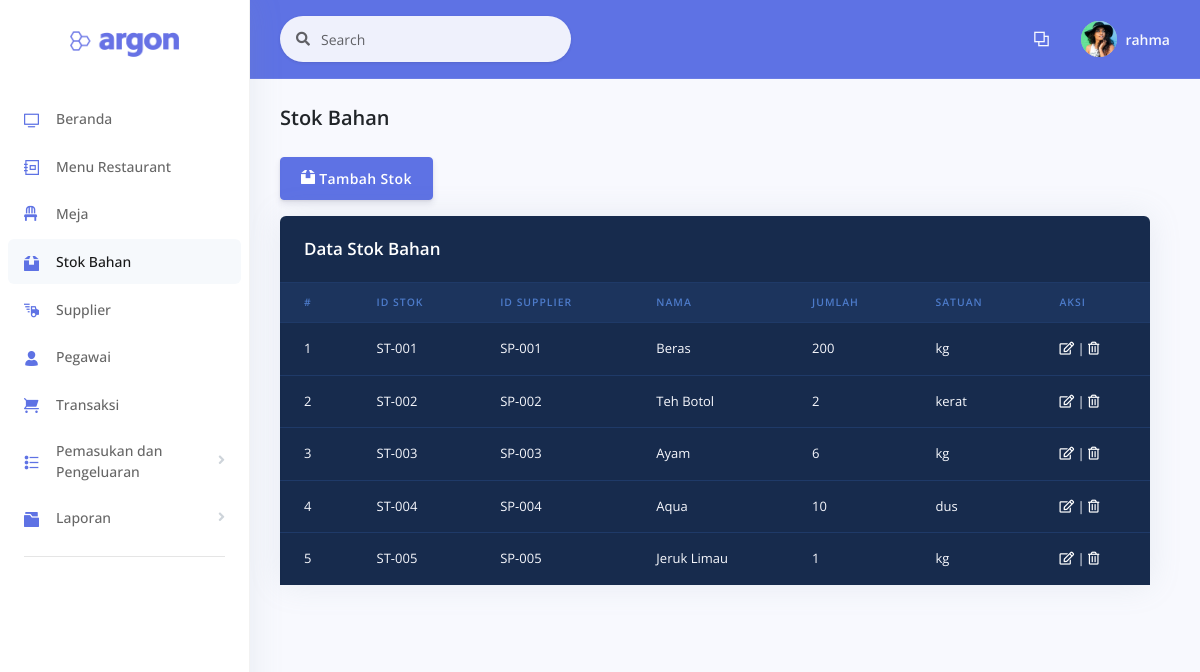
The page /examples/stok.php (signed in) on the database its author committed.
### tables this page shows
CREATE TABLE `stok` (
  `id_stok` varchar(7) NOT NULL,
  `id_supplier` varchar(8) NOT NULL,
  `nama_bahan` varchar(50) NOT NULL,
  `jumlah` int(11) NOT NULL,
  `satuan` varchar(10) NOT NULL
);

### examples/functions.php (called while the page is built, shortened)
<?php
function koneksi() {
	$conn = mysqli_connect("localhost", "root", "");
	mysqli_select_db($conn, "pw_restaurant");
	return $conn;
}
function query($sql) {
	$conn = koneksi();
	$result = mysqli_query($conn, "$sql");
	$rows = [];
	while ($row = mysqli_fetch_assoc($result)) {
		$rows[] = $row;
	}
	return $rows;
}
?>

### examples/stok.php (the view, shortened to what this page needs)
<?php
  require 'functions.php';
  $stok = query("SELECT * FROM stok");
?>
<!DOCTYPE html>
<html>
<head>
  <link rel="stylesheet" href="../assets/vendor/nucleo/css/nucleo.css" type="text/css">
  <link rel="stylesheet" href="../assets/vendor/@fortawesome/fontawesome-free/css/all.min.css" type="text/css">
  <link rel="stylesheet" href="../assets/css/argon.css?v=1.2.0" type="text/css">
  <link rel="stylesheet" href="../assets/css/style.css">
</head>
<body>
  <nav class="sidenav navbar navbar-vertical  fixed-left  navbar-expand-xs navbar-light bg-white" id="sidenav-main">
    <div class="scrollbar-inner">
      <div class="sidenav-header  align-items-center">
        <a class="navbar-brand" href="javascript:void(0)">
          <img src="../assets/img/brand/blue.png" class="navbar-brand-img" alt="...">
        </a>
      </div>
      <div class="navbar-inner">
        <div class="collapse navbar-collapse" id="sidenav-collapse-main">
          <ul class="navbar-nav">
            <li class="nav-item">
              <a class="nav-link" href="beranda.php">
                <i class="ni ni-tv-2 text-primary"></i>
                <span class="nav-link-text">Beranda</span>
              </a>
            </li>
            <li class="nav-item">
              <a class="nav-link" href="menu.php">
                <i class="ni ni-collection text-primary"></i>
                <span class="nav-link-text">Menu Restaurant</span>
              </a>
            </li>
            <li class="nav-item">
              <a class="nav-link" href="meja.php">
                <i class="fas fa-chair text-primary"></i>
                <span class="nav-link-text">Meja</span>
              </a>
            </li>
            <li class="nav-item">
              <a class="nav-link active" href="stok.php">
                <i class="ni ni-box-2 text-primary"></i>
                <span class="nav-link-text">Stok Bahan</span>
              </a>
            </li>
            <li class="nav-item">
              <a class="nav-link" href="supplier.php">
                <i class="ni ni-delivery-fast text-primary"></i>
                <span class="nav-link-text">Supplier</span>
              </a>
            </li>
            <li class="nav-item">
              <a class="nav-link" href="pegawai.php">
                <i class="ni ni-single-02 text-primary"></i>
                <span class="nav-link-text">Pegawai</span>
              </a>
            </li>
            <li class="nav-item">
              <a class="nav-link" href="transaksi.php">
                <i class="ni ni-cart text-primary"></i>
                <span class="nav-link-text">Transaksi</span>
              </a>
            </li>
            <li class="nav-item">
              <a class="nav-link" data-toggle="collapse" href="#dua">
                <i class="ni ni-bullet-list-67 text-primary"></i>
                <span class="nav-link-text">Pemasukan dan Pengeluaran</span>
              </a>
            </li>
            <li class="nav-item">
              <a class="nav-link" data-toggle="collapse" href="#tables">
                <i class="ni ni-folder-17 text-primary"></i>
                <span class="nav-link-text">Laporan</span>
              </a>
            </li>
          </ul>
          <hr class="my-3">
        </div>
      </div>
    </div>
  </nav>
  <div class="main-content" id="panel">
    <nav class="navbar navbar-top navbar-expand navbar-dark bg-primary border-bottom">
      <div class="container-fluid">
        <div class="collapse navbar-collapse" id="navbarSupportedContent">
          <form class="navbar-search navbar-search-light form-inline mr-sm-3" id="navbar-search-main" action="" method="POST">
            <div class="form-group mb-0">
              <div class="input-group input-group-alternative input-group-merge">
                <div class="input-group-prepend">
                  <span class="input-group-text"><i class="fas fa-search"></i></span>
                </div>
                <input class="keyword form-control" placeholder="Search" type="text" name="keyword" autocomplete="off">
              </div>
            </div>
          </form>
          <ul class="navbar-nav align-items-center  ml-md-auto ">
            <li class="nav-item dropdown">
              <a class="nav-link" href="#" role="button" data-toggle="dropdown" aria-haspopup="true" aria-expanded="false">
                <i class="ni ni-ungroup"></i>
              </a>
            </li>
          </ul>
          <ul class="navbar-nav align-items-center  ml-auto ml-md-0 ">
            <li class="nav-item dropdown">
              <a class="nav-link pr-0" href="#" role="button" data-toggle="dropdown" aria-haspopup="true" aria-expanded="false">
                <div class="media align-items-center">
                  <span class="avatar avatar-sm rounded-circle">
                    <img alt="Image placeholder" src="../assets/img/theme/team-4.jpg">
                  </span>
                  <div class="media-body  ml-2  d-none d-lg-block">
                    <span class="mb-0 text-sm  font-weight-bold"><?php echo $_SESSION["username"]; ?></span>
                  </div>
                </div>
              </a>
            </li>
          </ul>
        </div>
      </div>
    </nav>
    <div class="header pb-6">
      <div class="container-fluid">
        <div class="header-body">
          <div class="row align-items-center py-4">
            <div class="col-lg-6 col-7">
              <h6 class="h2 text-dark d-inline-block mb-0">Stok Bahan</h6>
            </div>
          </div>
          <a href="tambahstok.php"><button type="submit" class="btn btn-primary mb-3"><i class="ni ni-box-2"></i> Tambah Stok</button></a>
            <div class="row tabel-gelap">
              <div class="col">
                <div class="card bg-default shadow">
                  <div class="card-header bg-transparent border-0">
                    <h3 class="text-white mb-0">Data Stok Bahan</h3>
                  </div>
                  <div class="hasil-cari table-responsive">
                    <table class="table align-items-center table-dark table-flush">
                      <thead class="thead-dark">
                        <tr>
                          <th scope="col" class="sort" data-sort="name">#</th>
                          <th scope="col" class="sort" data-sort="name">ID Stok</th>
                          <th scope="col" class="sort" data-sort="name">ID Supplier</th>
                          <th scope="col" class="sort" data-sort="status">Nama</th>
                          <th scope="col" class="sort" data-sort="status">Jumlah</th>
                          <th scope="col" class="sort" data-sort="status">Satuan</th>
                          <th scope="col" class="sort" data-sort="status">Aksi</th>
                        </tr>
                      </thead>
                      <tbody class="list">
                      <?php $i = 1; ?>
                        <?php foreach ($stok as $s) { ?>
                          <tr>
                            <td><?php echo $i++; ?></td>
                            <td><?php echo $s['id_stok']; ?></td>
                            <td><?php echo $s['id_supplier']; ?></td>
                            <td><?php echo $s['nama_bahan']; ?></td>
                            <td><?php echo $s['jumlah']; ?></td>
                            <td><?php echo $s['satuan']; ?></td>
                            <td>
                            <a href="ubahstok.php?id_stok=<?php echo $s['id_stok']; ?>" onclick="return confirm('Ubah data stok?')"><i class="far fa-edit text-white"></i></a> |
                            <a href="hapusstok.php?id_stok=<?php echo $s['id_stok']; ?>" onclick="return confirm('Hapus data stok?')"><i class="far fa-trash-alt text-white"></i></a>
                            </td>
                          </tr>
                        <?php } ?>
                      </tbody>
                    </table>
                  </div>
                </div>
              </div>
            </div>
        </div>
      </div>
    </div>
    <div class="container-fluid mt--6">
      <footer class="footer pt-0">
      </footer>
    </div>
  </div>
</body>
</html>

### assets/css/style.css (style rules this page uses)
.tabel-gelap { width: 900px; }

### rows shown on the page
stok: id_stok "ST-001", id_supplier "SP-001", nama_bahan "Beras", jumlah "200", satuan "kg"
stok: id_stok "ST-002", id_supplier "SP-002", nama_bahan "Teh Botol", jumlah "2", satuan "kerat"
stok: id_stok "ST-003", id_supplier "SP-003", nama_bahan "Ayam", jumlah "6", satuan "kg"
stok: id_stok "ST-004", id_supplier "SP-004", nama_bahan "Aqua", jumlah "10", satuan "dus"
stok: id_stok "ST-005", id_supplier "SP-005", nama_bahan "Jeruk Limau", jumlah "1", satuan "kg"

### other values the page prints
$_SESSION["username"] "rahma"
